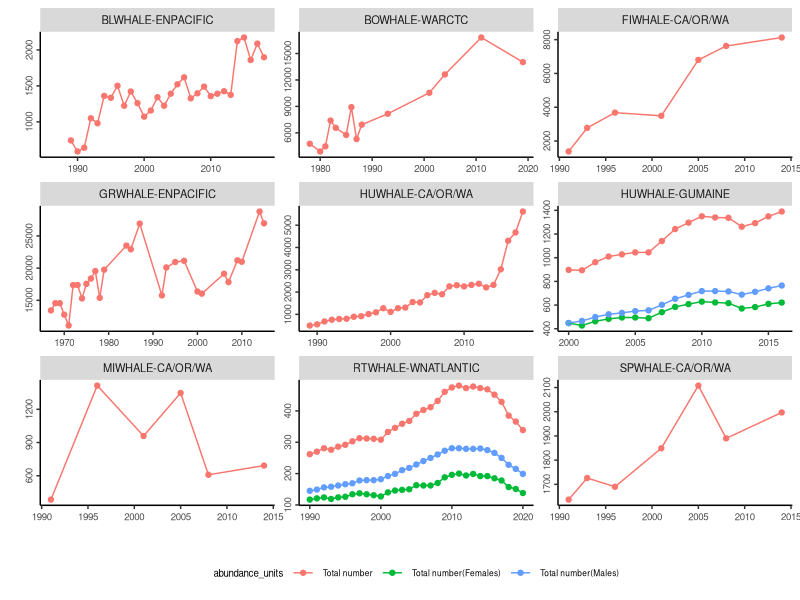
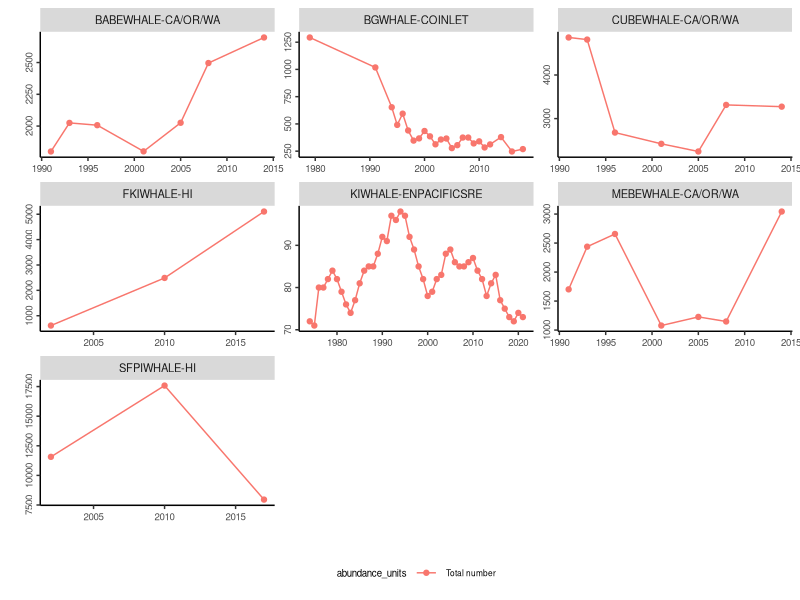
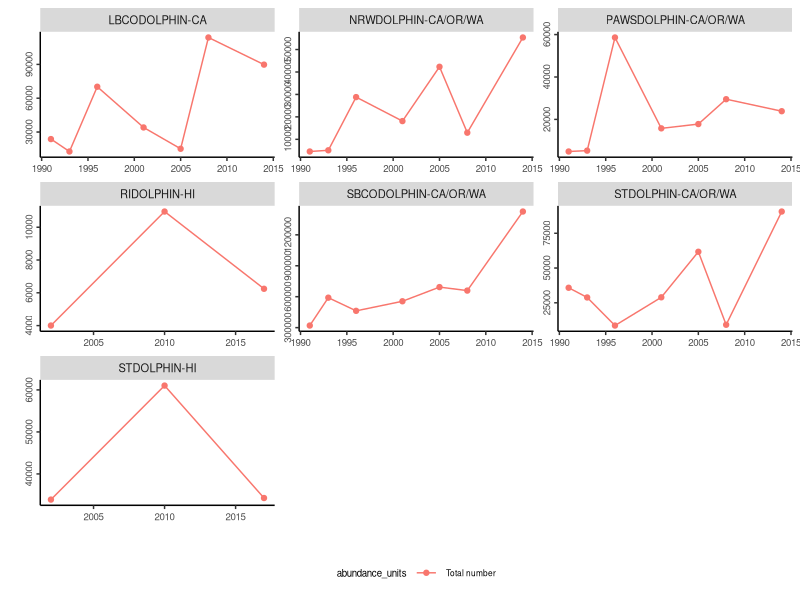
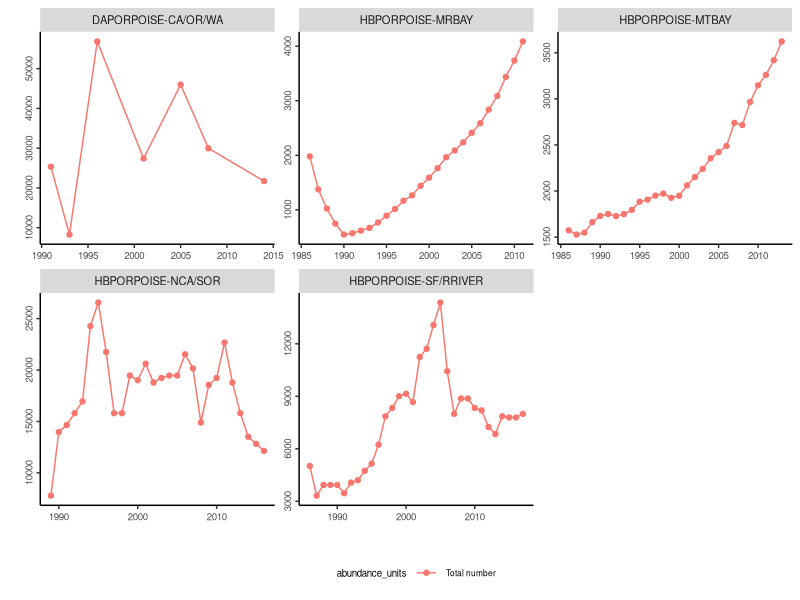
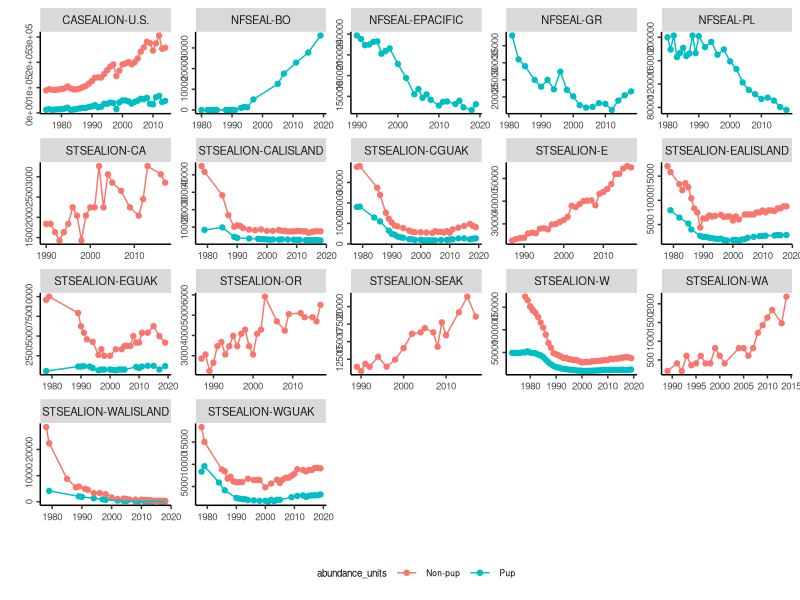
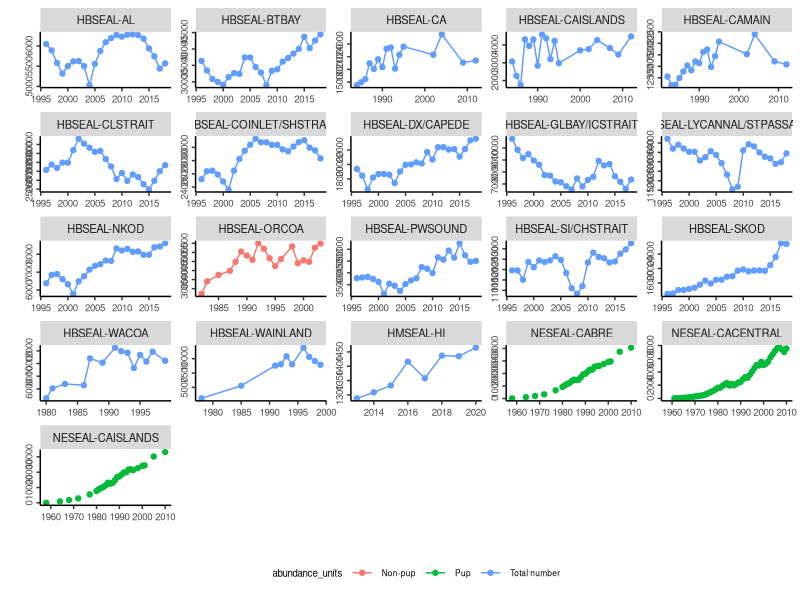

These charts were generated, in order, by the following R code: (Note: this script raises an error after producing the figures.)

### clean working environment ###
rm(list = ls())

### read in library ###
library(tidyverse)

### read in data ###
data_orig <- read.csv("data/clean_data/U.S_Abundance_Clean.csv")

plotdir <- "figures/meeting_Trevor"

# clean data for large whales #

data_lw_survey <- data_orig %>%
  filter(catg2 == "Large whales") %>%
  group_by(stock_id,survey_method, abundance_units) %>%
  summarise(n_years = n_distinct(year), .groups = "drop") %>%
  group_by(stock_id, abundance_units) %>%
  slice_max(n_years, with_ties = FALSE) %>%
  ungroup()

# keep only the survey with the longest time series
data_lw <- data_orig %>%
  filter(catg2 == "Large whales") %>%
  semi_join(data_lw_survey, by = c("stock_id", "survey_method", "abundance_units"))

# clean data for small whale
data_sw_survey <- data_orig %>%
  filter(catg2 == "Small whales") %>%
  group_by(stock_id,survey_method, abundance_units) %>%
  summarise(n_years = n_distinct(year), .groups = "drop") %>%
  group_by(stock_id, abundance_units) %>%
  slice_max(n_years, with_ties = FALSE) %>%
  ungroup()

data_sw <- data_orig %>%
  filter(catg2 == "Small whales") %>%
  semi_join(data_sw_survey, by = c("stock_id", "survey_method", "abundance_units"))

# clean data for dolphins
data_dolphin_survey <- data_orig %>%
  filter(catg2 == "Dolphins") %>%
  group_by(stock_id,survey_method, abundance_units) %>%
  summarise(n_years = n_distinct(year), .groups = "drop") %>%
  group_by(stock_id, abundance_units) %>%
  slice_max(n_years, with_ties = FALSE) %>%
  ungroup()

data_dolphin <- data_orig %>%
  filter(catg2 == "Dolphins") %>%
  semi_join(data_dolphin_survey, by = c("stock_id", "survey_method", "abundance_units"))

# clean data for porpoise
data_porpoise_survey <- data_orig %>%
  filter(catg2 == "Porpoise") %>%
  group_by(stock_id,survey_method, abundance_units) %>%
  summarise(n_years = n_distinct(year), .groups = "drop") %>%
  group_by(stock_id, abundance_units) %>%
  slice_max(n_years, with_ties = FALSE) %>%
  ungroup()

data_porpoise <- data_orig %>%
  filter(catg2 == "Porpoise") %>%
  semi_join(data_porpoise_survey, by = c("stock_id", "survey_method", "abundance_units"))

# clean data for Ottarids
data_ottarids_survey <- data_orig %>%
  filter(catg2=="Otarrids") %>%
  group_by(stock_id,survey_method, abundance_units) %>%
  summarise(n_years = n_distinct(year), .groups = "drop") %>%
  group_by(stock_id, abundance_units) %>%
  slice_max(n_years, with_ties = FALSE) %>%
  ungroup()

data_ottarids <- data_orig %>%
  filter(catg2 == "Otarrids") %>%
  semi_join(data_ottarids_survey, by = c("stock_id", "survey_method", "abundance_units"))

# clean data for Phocids
data_phocid_survey <- data_orig %>%
  filter(catg2=="Phocids") %>%
  group_by(stock_id,survey_method, abundance_units) %>%
  summarise(n_years = n_distinct(year), .groups = "drop") %>%
  group_by(stock_id, abundance_units) %>%
  slice_max(n_years, with_ties = FALSE) %>%
  ungroup()

data_phocids <- data_orig %>%
  filter(catg2 == "Phocids") %>%
  semi_join(data_phocid_survey, by = c("stock_id", "survey_method", "abundance_units"))




base_theme <- theme(axis.text=element_text(size=7),
                    axis.text.y = element_text(angle = 90, hjust = 0.5),
                    axis.title=element_text(size=8),
                    legend.text=element_text(size=6),
                    legend.title=element_text(size=7),
                    strip.text = element_text(size=8),
                    plot.tag =element_text(size=9),
                    plot.title=element_blank(),
                    # Gridlines
                    panel.grid.major = element_blank(),
                    panel.grid.minor = element_blank(),
                    panel.background = element_blank(),
                    axis.line = element_line(colour = "black"),
                    # Legend
                    legend.key = element_rect(fill = NA, color=NA),
                    legend.background = element_rect(fill=alpha('blue', 0)))

g_lw <- ggplot(data = data_lw, aes(x = year, y = abundance, color = abundance_units)) +
  geom_point()+
  geom_line() +
  facet_wrap(.~stock_id, scales = "free") +
  labs(x = "", y = "")+
  base_theme + theme(legend.position = "bottom")
  
g_lw 

g_sw <- ggplot(data = data_sw, aes(x = year, y = abundance, color = abundance_units)) +
  geom_point()+
  geom_line() +
  facet_wrap(.~stock_id, scales = "free") +
  labs(x = "", y = "")+
  base_theme + theme(legend.position = "bottom")

g_sw 
  
g_dolphin <-  ggplot(data = data_dolphin, aes(x = year, y = abundance, color = abundance_units)) +
  geom_point()+
  geom_line() +
  facet_wrap(.~stock_id, scales = "free") +
  labs(x = "", y = "")+
  base_theme + theme(legend.position = "bottom")

g_dolphin


g_porpoise <- ggplot(data = data_porpoise, aes(x = year, y = abundance, color = abundance_units)) +
  geom_point()+
  geom_line() +
  facet_wrap(.~stock_id, scales = "free") +
  labs(x = "", y = "")+
  base_theme + theme(legend.position = "bottom")

g_porpoise

g_ottarids <- ggplot(data = data_ottarids, aes(x = year, y = abundance, color = abundance_units)) +
  geom_point()+
  geom_line() +
  facet_wrap(.~stock_id, scales = "free") +
  labs(x = "", y = "")+
  base_theme + theme(legend.position = "bottom")

g_ottarids 

g_phocids <- ggplot(data = data_phocids, aes(x = year, y = abundance, color = abundance_units)) +
  geom_point()+
  geom_line() +
  facet_wrap(.~stock_id, scales = "free") +
  labs(x = "", y = "")+
  base_theme + theme(legend.position = "bottom")

g_phocids


# save plot

ggsave(g_lw, filename = file.path(plotdir, "lw_abundance.png"),
       width = 6, height = 6, units = "in", dpi = 600)

ggsave(g_sw, filename = file.path(plotdir, "sw_abundance.png"),
       width = 6, height = 6, units = "in", dpi = 600)

ggsave(g_dolphin, filename = file.path(plotdir, "dolphin_abundance.png"),
       width = 6, height = 6, units = "in", dpi = 600)

ggsave(g_porpoise, filename = file.path(plotdir, "porpoise_abundance.png"),
       width = 6, height = 6, units = "in", dpi = 600)

ggsave(g_ottarids, filename = file.path(plotdir, "ottarids_abundance.png"),
       width = 8, height = 8, units = "in", dpi = 600)

ggsave(g_phocids, filename = file.path(plotdir, "phocids_abundance.png"),
       width = 8, height = 8, units = "in", dpi = 600)
